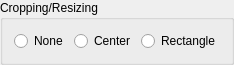
       <widget class="QGroupBox" name="CroppingResizing">
        <property name="geometry">
         <rect>
          <x>10</x>
          <y>480</y>
          <width>231</width>
          <height>56</height>
         </rect>
        </property>
        <property name="toolTip">
         <string>&lt;html&gt;&lt;head/&gt;&lt;body&gt;&lt;p&gt;Select if the images need to be cropped.&lt;/p&gt;&lt;/body&gt;&lt;/html&gt;</string>
        </property>
        <property name="title">
         <string>Cropping/Resizing</string>
        </property>
        <layout class="QHBoxLayout" name="horizontalLayout_4">
         <item>
          <widget class="QRadioButton" name="NoCropping">
           <property name="toolTip">
            <string>&lt;html&gt;&lt;head/&gt;&lt;body&gt;&lt;p&gt;Crop/resize the image by defining a rectange from the top-left corner.&lt;/p&gt;&lt;/body&gt;&lt;/html&gt;</string>
           </property>
           <property name="styleSheet">
            <string notr="true">QRadioButton:disabled {
    color: rgba(255,255,255,0.5);
}</string>
           </property>
           <property name="text">
            <string>None</string>
           </property>
          </widget>
         </item>
         <item>
          <widget class="QRadioButton" name="CenterRadio">
           <property name="toolTip">
            <string>&lt;html&gt;&lt;head/&gt;&lt;body&gt;&lt;p&gt;Crop/resize the image by defining a square using a center point on the image.&lt;/p&gt;&lt;/body&gt;&lt;/html&gt;</string>
           </property>
           <property name="styleSheet">
            <string notr="true">QRadioButton:disabled {
    color: rgba(255,255,255,0.5);
}</string>
           </property>
           <property name="text">
            <string>Center</string>
           </property>
          </widget>
         </item>
         <item>
          <widget class="QRadioButton" name="RectRadio">
           <property name="toolTip">
            <string>&lt;html&gt;&lt;head/&gt;&lt;body&gt;&lt;p&gt;Crop/resize the image by defining a rectange from the top-left corner.&lt;/p&gt;&lt;/body&gt;&lt;/html&gt;</string>
           </property>
           <property name="styleSheet">
            <string notr="true">QRadioButton:disabled {
    color: rgba(255,255,255,0.5);
}</string>
           </property>
           <property name="text">
            <string>Rectangle</string>
           </property>
          </widget>
         </item>
        </layout>
       </widget>
